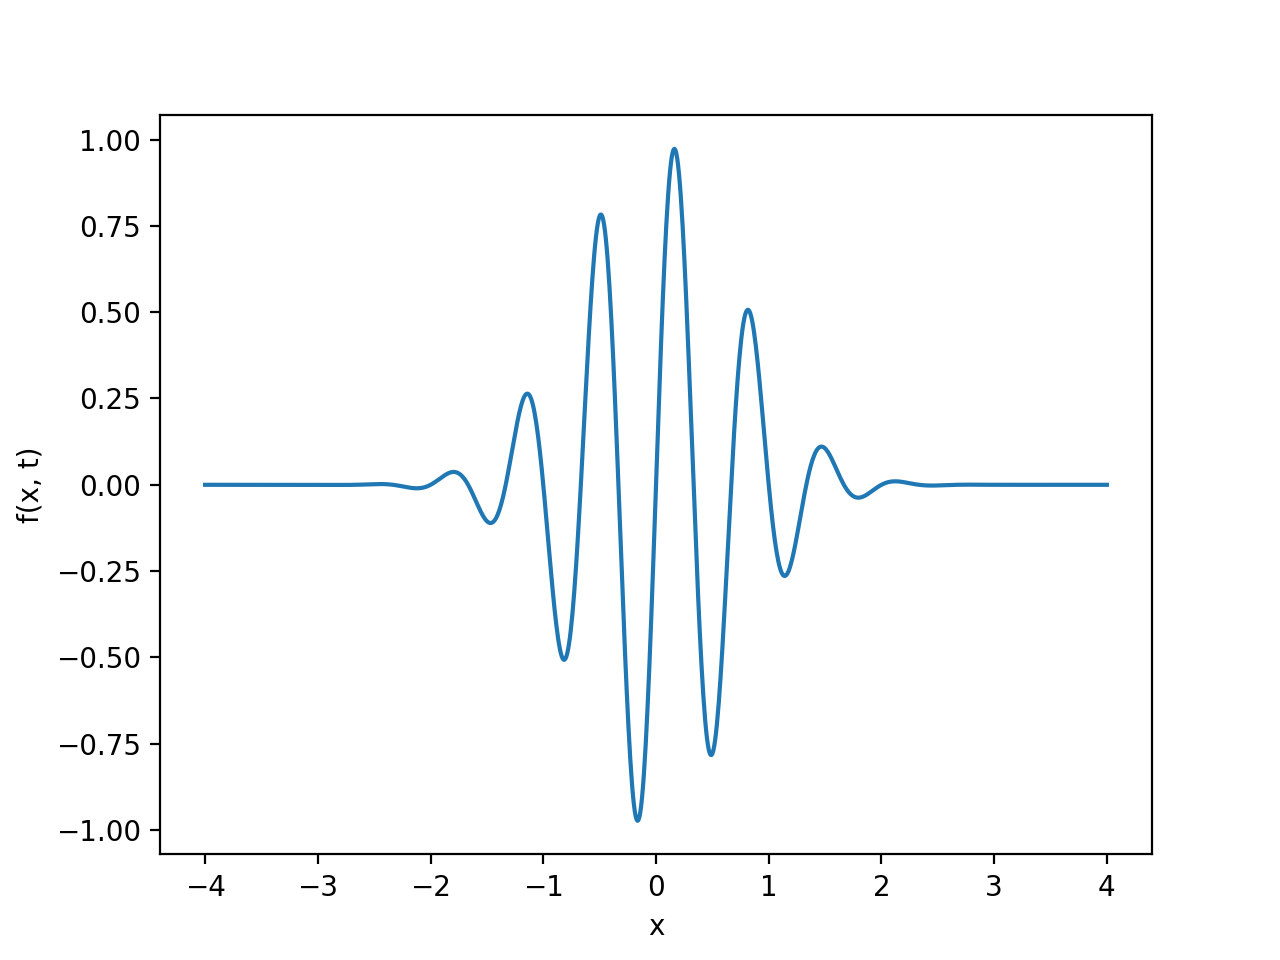

The script that drew this image:
# H.P.L. - A Primer on Scientific Programming with Python
# Ex 5.28

# import necessary libraries
import numpy as np
import matplotlib.pyplot as plt

# initialise x points
x_points = np.linspace(-4, 4, 1000)

# create function f(x,t) as given in the problem
def f(x, t):
    return np.exp(-(x - 3 * t) ** 2) * np.sin(3 * np.pi * (x - t))

# generate y_points from f(x,t)
y_points = f(x_points, 0)

# plot f(x,t) vs x curve with t=0
plt.plot(x_points, y_points)
plt.xlabel("x")
plt.ylabel("f(x, t)")
plt.show()
